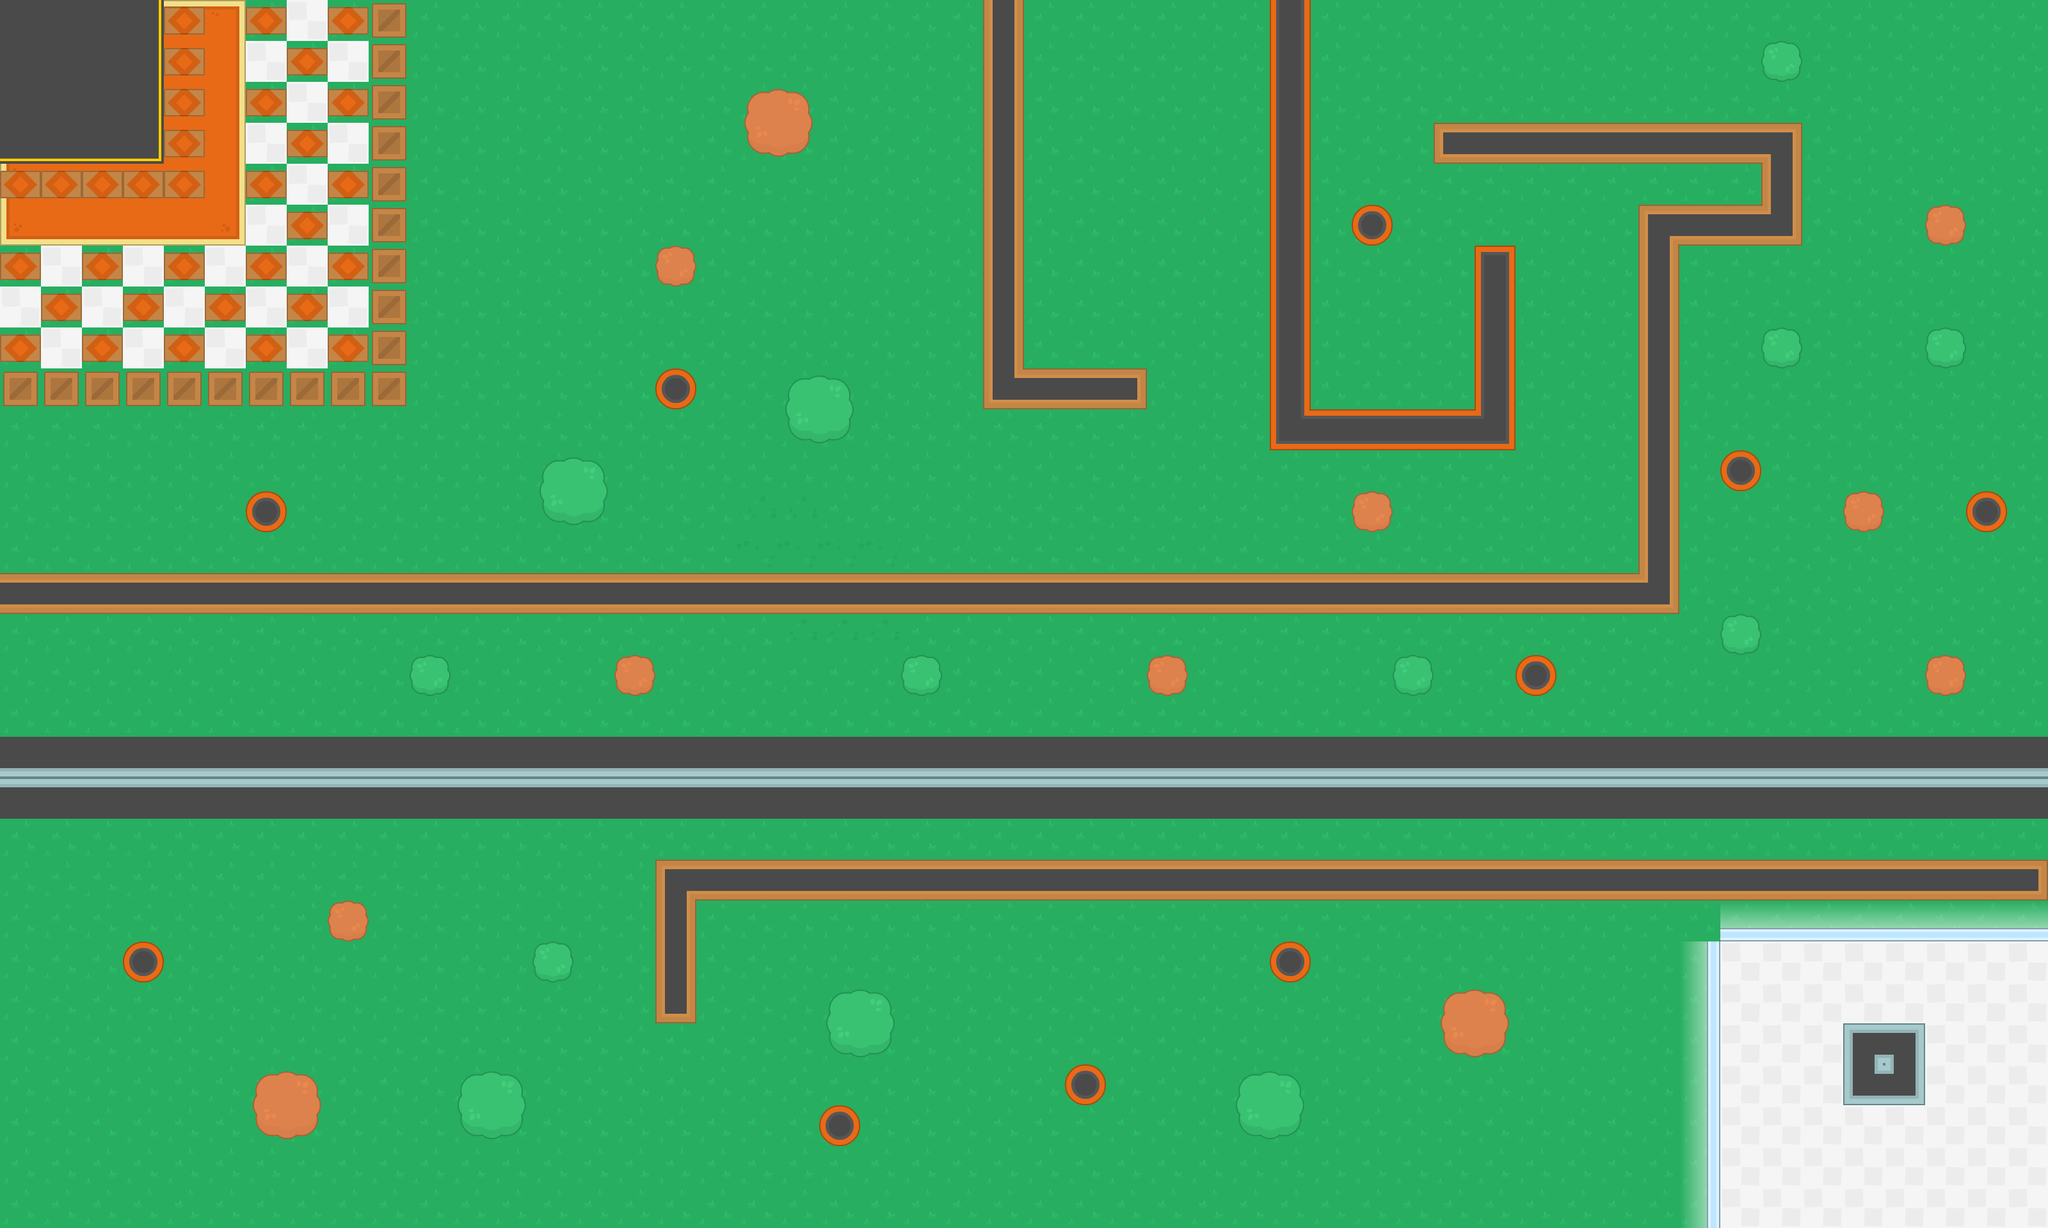

Rendered tile map (Tiled .tmx) drawn with the repository's tilesets; below, a short description and the map source with its tile grids summarised:
An orthogonal 50x30 tile map with 64x64 px tiles, 4 tile layers (ground, walls, items, decorations) and 95 objects (51x wall, 26x zombie, 10x zombie_explosivo, 5x health, player, ...).

<map version="1.2" tiledversion="1.2.4" orientation="orthogonal" renderorder="right-down" width="50" height="30" tilewidth="64" tileheight="64" infinite="0" nextlayerid="7" nextobjectid="305">
 <tileset firstgid="1" name="spritesheet_tiles" tilewidth="64" tileheight="64" spacing="10" tilecount="540" columns="27">
  <image source="../img/spritesheet_tiles.png" width="1988" height="1470" />
 </tileset>
 <layer id="1" name="ground" width="50" height="30">
  <data>[1500 cells, 1500 non-empty, 2 distinct tile ids]</data>
 </layer>
 <layer id="2" name="walls" width="50" height="30">
  <data>[1500 cells, 136 non-empty, 25 distinct tile ids]</data>
 </layer>
 <layer id="3" name="items" width="50" height="30">
  <data>[1500 cells, 0 non-empty, 0 distinct tile ids]</data>
 </layer>
 <layer id="4" name="decorations" width="50" height="30">
  <data>[1500 cells, 494 non-empty, 31 distinct tile ids]</data>
 </layer>
 <objectgroup id="5" name="Obstacles">
  <object id="55" name="wall" x="1680" y="-16" width="96" height="64" />
  <object id="161" name="wall" x="1987.52" y="-5.81818" width="64" height="701.333" />
  <object id="199" name="wall" x="3.51515" y="1.33333" width="3180.03" height="27.6364" />
  <object id="200" name="wall" x="1.33333" y="31.0303" width="21.5758" height="1883.15" />
  <object id="201" name="wall" x="-4.84833" y="1886.18" width="3156.03" height="27.6364" />
  <object id="202" name="wall" x="3183.15" y="4.00076" width="21.5758" height="1907.15" />
  <object id="216" name="wall" x="0.894091" y="898.303" width="2616.39" height="54.9091" />
  <object id="217" name="wall" x="1037.26" y="1354.36" width="2167.91" height="54.9091" />
  <object id="218" name="wall" x="1531.2" y="575.576" width="258.814" height="54.9091" />
  <object id="219" name="wall" x="2240.29" y="193.758" width="564.875" height="54.9091" />
  <object id="220" name="wall" x="2563.02" y="321.03" width="249.723" height="54.9091" />
  <object id="221" name="wall" x="2563.02" y="375.576" width="52.7533" height="524.606" />
  <object id="222" name="wall" x="1540.29" y="13.4546" width="52.7533" height="579.151" />
  <object id="223" name="wall" x="2752.41" y="234.667" width="52.7533" height="109.454" />
  <object id="224" name="wall" x="1028.17" y="1349.82" width="52.7533" height="236.727" />
  <object id="225" name="wall" x="422.108" y="1704.36" width="52.7533" height="51.8787" />
  <object id="226" name="wall" x="2276.65" y="1583.15" width="52.7533" height="51.8787" />
  <object id="227" name="wall" x="1182.71" y="168" width="52.7533" height="51.8787" />
  <object id="228" name="player" x="2916.05" y="1640.73" width="52.7533" height="51.8787" />
  <object id="229" name="zombie" x="1737.26" y="1489.21" width="52.7533" height="51.8787" />
  <object id="230" name="wall" x="1255.44" y="622.545" width="52.7533" height="51.8787" />
  <object id="231" name="wall" x="870.593" y="734.667" width="52.7533" height="51.8787" />
  <object id="232" name="wall" x="734.229" y="1701.33" width="52.7533" height="51.8787" />
  <object id="233" name="wall" x="1309.99" y="1577.09" width="52.7533" height="51.8787" />
  <object id="234" name="wall" x="1952.41" y="1707.39" width="52.7533" height="51.8787" />
  <object id="235" name="wall" x="197.866" y="1474.06" width="52.7533" height="51.8787" />
  <object id="236" name="wall" x="382.714" y="774.061" width="52.7533" height="51.8787" />
  <object id="237" name="wall" x="1022.11" y="589.212" width="52.7533" height="51.8787" />
  <object id="238" name="wall" x="1279.68" y="1722.55" width="52.7533" height="51.8787" />
  <object id="239" name="wall" x="1664.53" y="1668" width="52.7533" height="51.8787" />
  <object id="240" name="wall" x="1985.74" y="1477.09" width="52.7533" height="51.8787" />
  <object id="241" name="wall" x="2367.56" y="1028.61" width="52.7533" height="51.8787" />
  <object id="242" name="wall" x="2688.77" y="713.455" width="52.7533" height="51.8787" />
  <object id="243" name="wall" x="3073.62" y="771.03" width="52.7533" height="51.8787" />
  <object id="244" name="wall" x="973.623" y="1040.73" width="28.5109" height="33.6969" />
  <object id="245" name="wall" x="661.502" y="1037.7" width="28.5109" height="33.6969" />
  <object id="246" name="wall" x="531.199" y="1425.58" width="28.5109" height="33.6969" />
  <object id="247" name="wall" x="846.351" y="1483.15" width="28.5109" height="33.6969" />
  <object id="248" name="wall" x="1803.93" y="1037.7" width="28.5109" height="33.6969" />
  <object id="249" name="wall" x="1422.11" y="1043.76" width="28.5109" height="33.6969" />
  <object id="250" name="wall" x="1037.26" y="395.273" width="28.5109" height="33.6969" />
  <object id="251" name="wall" x="2128.17" y="783.152" width="28.5109" height="33.6969" />
  <object id="252" name="wall" x="2191.81" y="1034.67" width="28.5109" height="33.6969" />
  <object id="253" name="wall" x="2703.93" y="971.03" width="28.5109" height="33.6969" />
  <object id="254" name="wall" x="2770.59" y="522.545" width="28.5109" height="33.6969" />
  <object id="255" name="wall" x="3022.11" y="522.545" width="28.5109" height="33.6969" />
  <object id="256" name="wall" x="3025.14" y="334.667" width="28.5109" height="33.6969" />
  <object id="257" name="wall" x="2894.84" y="777.091" width="28.5109" height="33.6969" />
  <object id="258" name="wall" x="3019.08" y="1040.73" width="28.5109" height="33.6969" />
  <object id="259" name="wall" x="2767.56" y="64.9697" width="28.5109" height="33.6969" />
  <object id="260" name="wall" x="2307.39" y="382.667" width="64" height="322.545" />
  <object id="261" name="wall" x="2046.35" y="639.212" width="258.814" height="54.9091" />
  <object id="262" name="zombie" x="1026.42" y="1717.33" width="32" height="32" />
  <object id="263" name="zombie" x="1153.7" y="1659.76" width="32" height="32" />
  <object id="264" name="zombie" x="1774.91" y="1805.21" width="32" height="32" />
  <object id="265" name="zombie" x="244.606" y="1805.21" width="32" height="32" />
  <object id="266" name="zombie" x="911.273" y="1311.27" width="32" height="32" />
  <object id="267" name="zombie" x="362.788" y="1208.24" width="32" height="32" />
  <object id="268" name="zombie" x="444.606" y="1477.94" width="32" height="32" />
  <object id="269" name="zombie" x="1220.36" y="1105.21" width="32" height="32" />
  <object id="270" name="shotgun" x="1177.94" y="1205.21" width="32" height="32" />
  <object id="271" name="health" x="1793.09" y="1214.3" width="32" height="32" />
  <object id="272" name="health" x="1468.85" y="771.879" width="32" height="32" />
  <object id="273" name="health" x="1396.12" y="323.394" width="32" height="32" />
  <object id="274" name="health" x="647.636" y="814.303" width="32" height="32" />
  <object id="275" name="wall" x="2116.05" y="328.606" width="52.7533" height="51.8787" />
  <object id="276" name="boss_gordo" x="94.8355" y="101.333" width="61.8442" height="70.0605" />
  <object id="277" name="zombie_explosivo" x="102.182" y="1590.06" width="32" height="32" />
  <object id="278" name="zombie_explosivo" x="435.515" y="1053.7" width="32" height="32" />
  <object id="279" name="zombie_explosivo" x="2656.73" y="1259.76" width="32" height="32" />
  <object id="280" name="zombie_explosivo" x="1577.94" y="1253.7" width="32" height="32" />
  <object id="281" name="zombie_explosivo" x="2699.15" y="290.061" width="32" height="32" />
  <object id="282" name="zombie_explosivo" x="1699.15" y="123.394" width="32" height="32" />
  <object id="283" name="zombie_explosivo" x="1911.27" y="244.606" width="32" height="32" />
  <object id="284" name="zombie_explosivo" x="1826.42" y="774.909" width="32" height="32" />
  <object id="285" name="zombie_explosivo" x="2384" y="790.061" width="32" height="32" />
  </objectgroup>
 <objectgroup id="6" name="Breakables" />
</map>
<!-- 19 of 95 objects omitted -->
